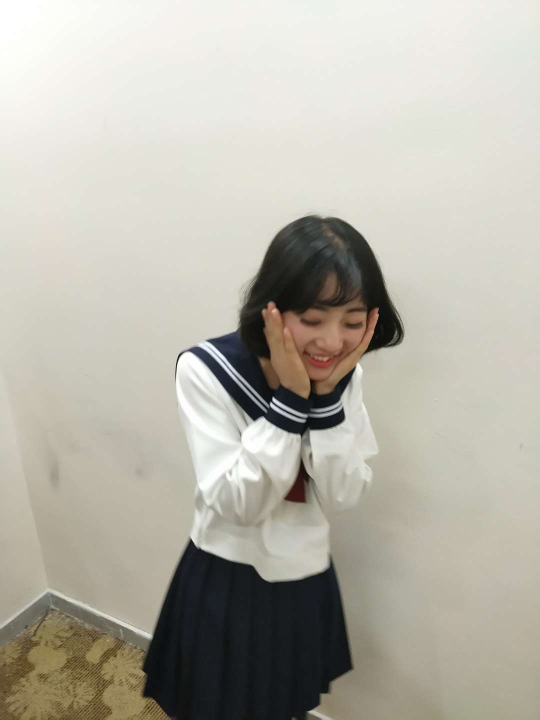
//> input picture opencv/learnOpencv/images/1.jpg, 1080 x 1440 px, given in place of vtest.avi, which was not available (shown at 1/2 size)
$ ./085视频分析_移动对象的KLT光流跟踪算法_删除静止点与绘制跟踪轨迹_   (built with g++ and OpenCV 4)
//> lines starting //> are read from the running program, lines starting //| are printed output that depends on the picture; pictures that were not available may be replaced by others from this repository, and a replacement may not be noted
#include <iostream>
#include <opencv2/opencv.hpp>

using namespace std;
using namespace cv;

vector<Point2f> featurePoints;
vector<Scalar> color_lut;
RNG rng(12345);

void draw_lines(Mat &image, vector<Point2f> pt1, vector<Point2f> pt2);

/*
 * 视频分析(移动对象的KLT光流跟踪算法_删除静止点与绘制跟踪轨迹)
 */
int main() {
    VideoCapture capture("../images/vtest.avi");
    if (!capture.isOpened()) {
        cout << "could not open video..." << endl;
        return -1;
    }

    // 角点检测参数
    double qualityLevel = 0.01;
    int minDistance = 10;
    int maxCorners = 100;

    // KLT光流跟踪参数
    vector<Point2f> pts[2];
    vector<uchar> status;
    vector<float> err;
    vector<Point2f> initPoints;

    // 读取第一帧及其角点
    Mat old_frame, old_gray;
    capture.read(old_frame);
//> old_frame is the input picture: 1440 rows x 1080 cols, CV_8UC3; mean B, G, R 169.3, 180, 183.1
    cvtColor(old_frame, old_gray, COLOR_BGR2GRAY);
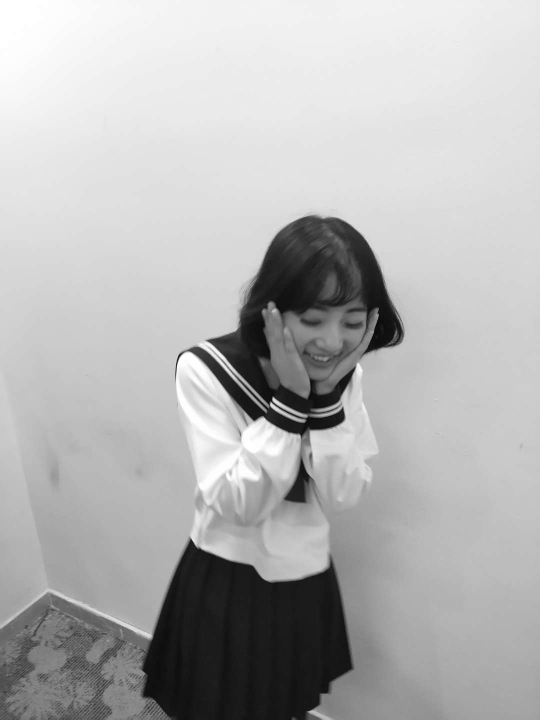
//> old_gray: 1440 rows x 1080 cols, CV_8UC1 (shown at 1/2 size); min 0, max 255, mean 179.6
    goodFeaturesToTrack(old_gray, featurePoints, maxCorners,
                        qualityLevel, minDistance, Mat());
//> featurePoints = 100 Points (x, y), first 12: [546, 794], [541, 804], [685, 815], [755, 626], [381, 1079], [413, 681], [537, 815], [532, 825], [616, 1423], [328, 1424], [617, 833], [90, 1237]

    pts[0].insert(pts[0].end(), featurePoints.begin(), featurePoints.end());
//> pts = 2 items
    initPoints.insert(initPoints.end(), featurePoints.begin(), featurePoints.end());
//> initPoints has the same summary as featurePoints
    int width = capture.get(CAP_PROP_FRAME_WIDTH);
    int height = capture.get(CAP_PROP_FRAME_HEIGHT);

    VideoWriter writer("D:/test.mp4", VideoWriter::fourcc('D', 'I', 'V', 'X'),
            10, Size(width * 2, height), true);
    Mat result = Mat::zeros(Size(width * 2, height), CV_8UC3);
    Rect roi(0, 0, width, height);

    Mat gray, frame;

    while (true) {
        bool ret = capture.read(frame);
        if (!ret) break;
        imshow("frame", frame);
        roi.x = 0;
        frame.copyTo(result(roi));
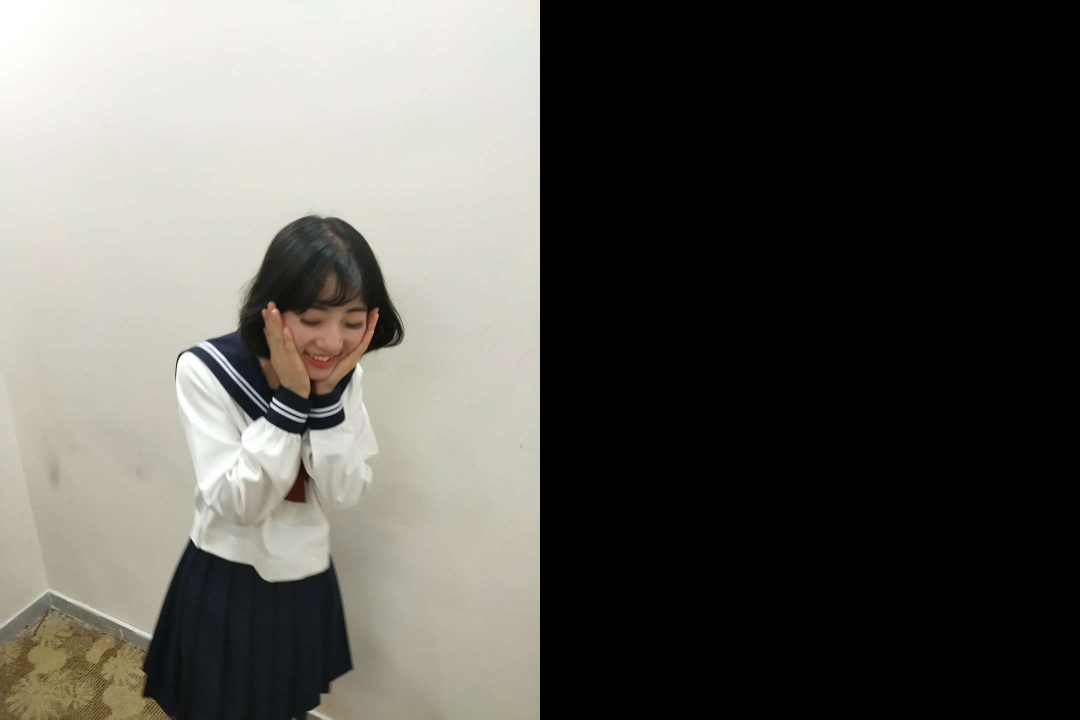
//> result: 1440 rows x 2160 cols, CV_8UC3 (shown at 1/2 size); mean B, G, R 84.6, 90, 91.6
        cvtColor(frame, gray, COLOR_BGR2GRAY);

        // 计算光流
        calcOpticalFlowPyrLK(old_gray, gray, pts[0], pts[1],
                             status, err, Size(31, 31));
//> status = 100 values from 1 to 1
        size_t i, k;
        for (int i = k = 0; i < pts[1].size(); ++i) {
            // 距离与状态测量,删除静止点
            double dist = abs(pts[0][i].x - pts[1][i].x) +
                          abs(pts[0][i].y - pts[1][i].y);
            if (status[i] && dist > 2) {
                pts[0][k] = pts[0][i];
                initPoints[k] = initPoints[i];
                pts[1][k++] = pts[1][i];
                circle(frame, pts[1][i], 4, Scalar(0, 255, 0), -1);
            }
        }
//> this loop made 100 passes
//> after the loop, k = 0

        // resize 有用特征点
        pts[0].resize(k);
        pts[1].resize(k);
        initPoints.resize(k);

        // 绘制跟踪轨迹
        draw_lines(frame, initPoints, pts[1]);
        imshow("result", frame);
        roi.x = width;
        frame.copyTo(result(roi));
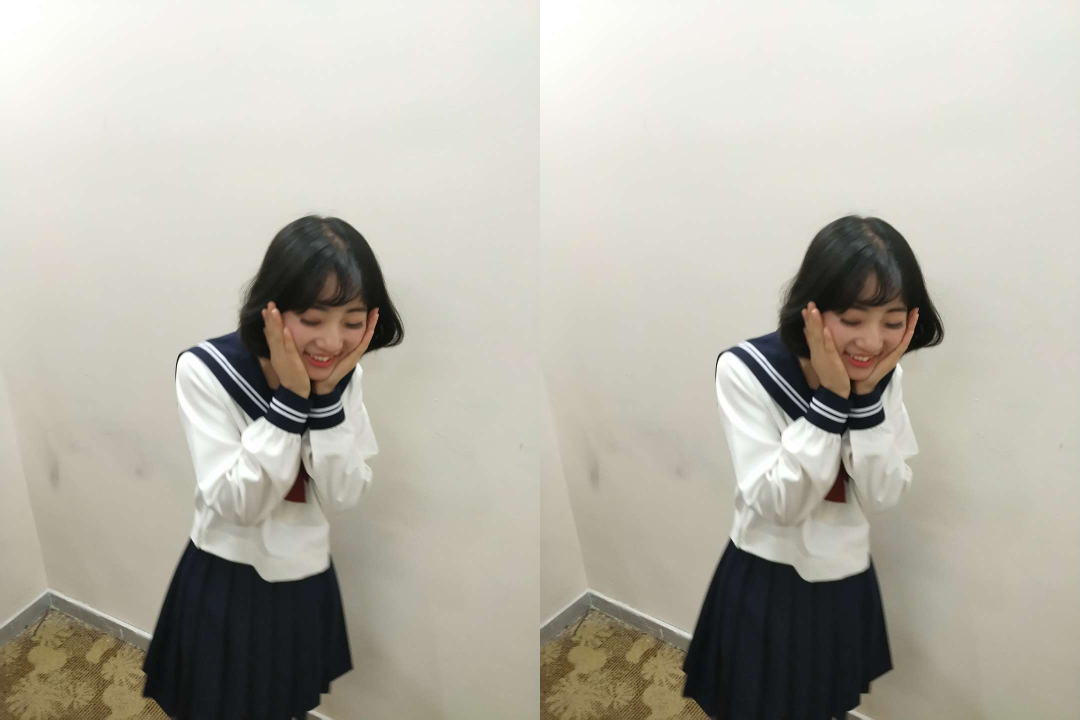
//> result: 1440 rows x 2160 cols, CV_8UC3 (shown at 1/2 size); mean B, G, R 169.3, 180, 183.1
        char c = waitKey(50);
//> the Esc key is pressed
        if (c == 27) break;

        // 更新old
        std::swap(pts[1], pts[0]);
        cv::swap(old_gray, gray);

        // 重新初始化角点
        if (initPoints.size() < 40){
            goodFeaturesToTrack(old_gray, featurePoints, maxCorners,
                                qualityLevel, minDistance, Mat());
            pts[0].insert(pts[0].end(), featurePoints.begin(), featurePoints.end());
            initPoints.insert(initPoints.end(), featurePoints.begin(), featurePoints.end());
        }
        writer.write(result);
    }
//> after the loop, err = 100 values from 0 to 0

    return 0;
}

void draw_lines(Mat &image, vector<Point2f> pt1, vector<Point2f> pt2) {
    if (color_lut.size() < pt1.size()){
        for (size_t i = 0; i < pt1.size(); ++i) {
            int b = rng.uniform(0, 255);
            int g = rng.uniform(0, 255);
            int r = rng.uniform(0, 255);
            Scalar color(b, g, r);
            color_lut.push_back(color);
        }
    }

    for (size_t j = 0; j < pt1.size(); ++j) {
        line(image, pt1[j], pt2[j], color_lut[j], 2);
    }
}
